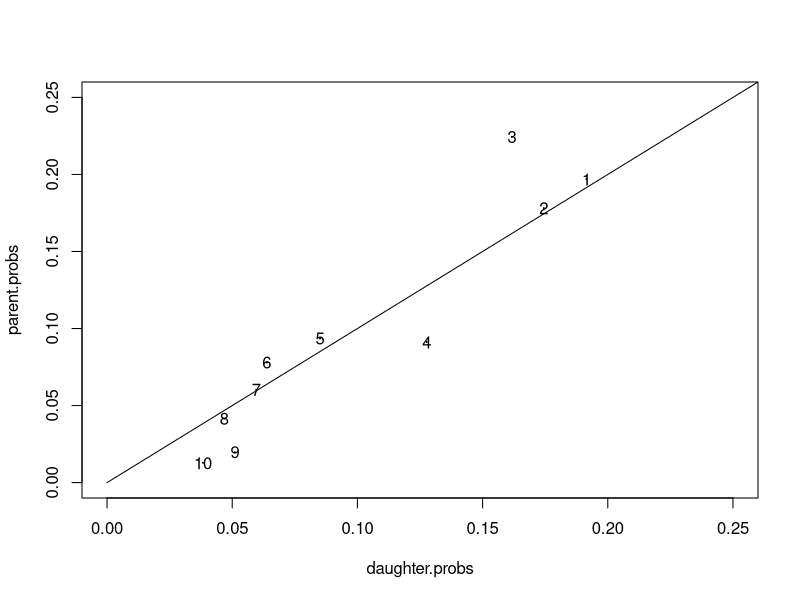
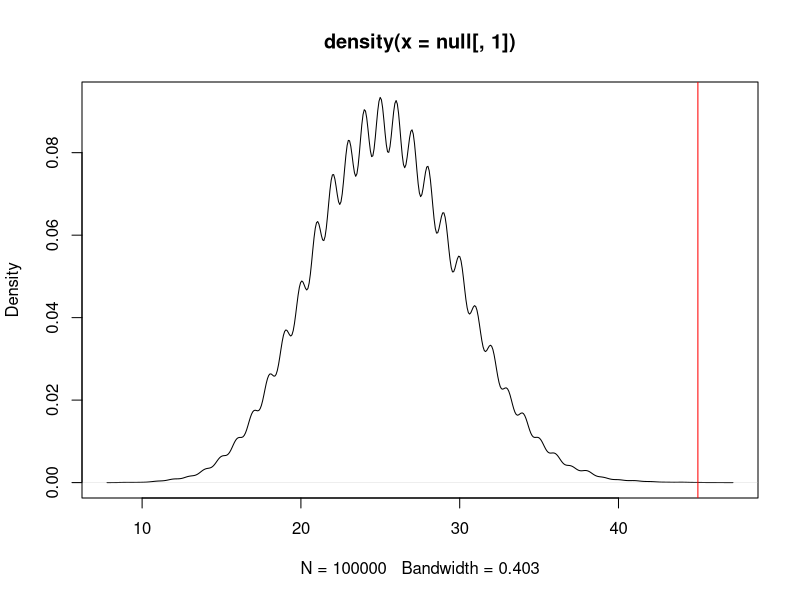
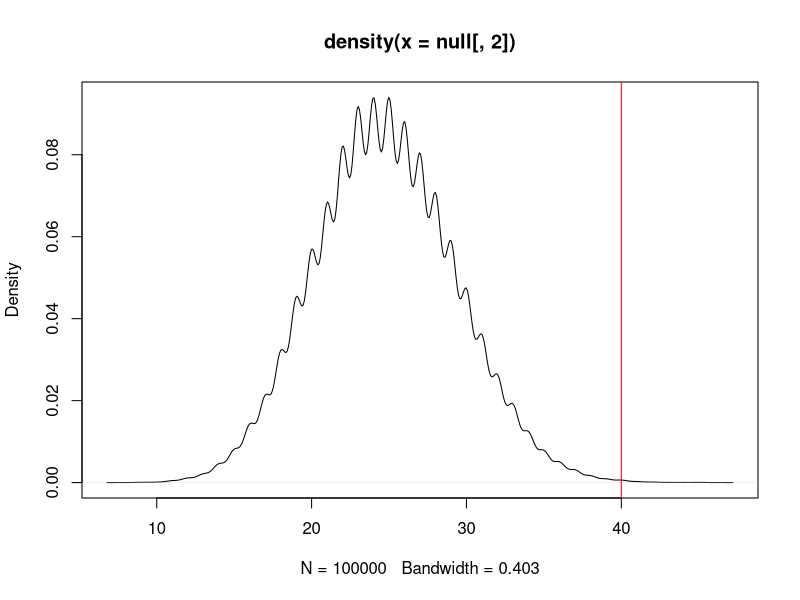

The R source for these figures, in order:
# Monte Carlo

# read in the data
dat <- read.csv("retrogene.csv", row.names = 1)

# iter
iter <- 100000

# we will store our null in a matrix
null <- matrix(NA, iter, 2)
colnames(null) <- c("parents", "daughters")

parent.probs <- as.numeric(dat[1,1:10]/dat[1,11])
daughter.probs <- as.numeric(dat[2,1:10]/dat[2,11])
plot(parent.probs~daughter.probs, cex=.1, xlim=c(0,.25),ylim=c(0,.25))
text(x=daughter.probs,y=parent.probs, labels=1:10)
lines(x=0:1,y=0:1)
for(i in 1:iter){
  null[i, 1] <- sum(sample(1:10, size= dat[3, 11],
                           replace=T, prob=parent.probs)==2)
  null[i, 2] <- sum(sample(1:10, size= dat[4, 11],
                           replace=T, prob=daughter.probs)==2)
}

plot(density(null[,1]))
abline(v = dat[3, 2], col="red")
sum(null[,1] >= dat[3, 2])/iter

plot(density(null[,2]))
abline(v = dat[4, 2], col="red")
sum(null[,2] >= dat[4, 2])/iter
